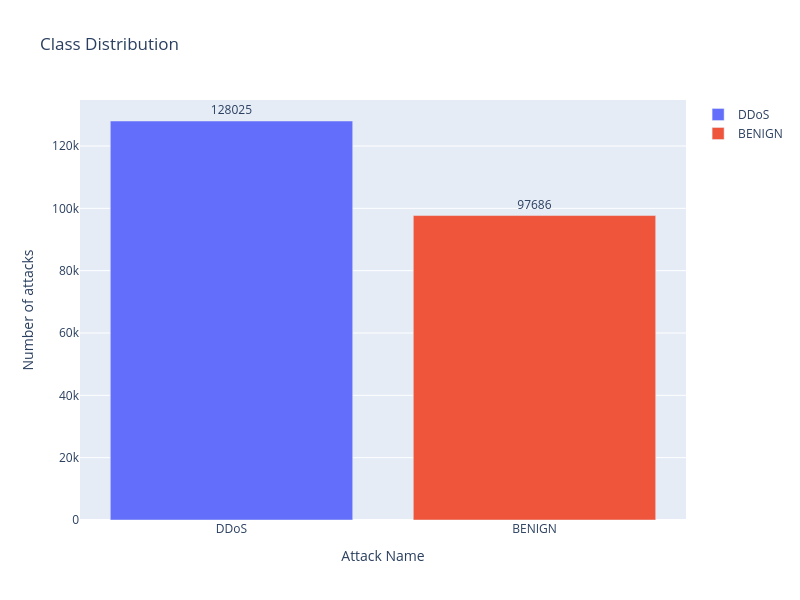

Notebook code for this chart:
### Markdown cell above
### Plot the orginal dataset distribution.

### Code cell
from plotly.offline import init_notebook_mode, iplot, plot
import plotly as py
import plotly.express as px
init_notebook_mode(connected=True)
import plotly.graph_objs as go

fig = go.Figure(data=[
    go.Bar(name='DDoS', 
           y=data[" Label"].value_counts().values[0:1],
           x=['DDoS'],
           text = data[" Label"].value_counts()[0:1],
           orientation='v',
           textposition='outside',),
    go.Bar(name='BENIGN', 
           y=data[" Label"].value_counts().values[1:2],
           x=['BENIGN'],
           text = data[" Label"].value_counts()[1:2],
           orientation='v',
           textposition='outside',)
])
# Change the bar mode
fig.update_layout(
                  width=800,
                  height=600,
                  title=f'Class Distribution',
                  yaxis_title='Number of attacks',
                  xaxis_title='Attack Name',)
iplot(fig)

### Figure 1 — Plotly figure (JSON) as saved in the notebook; plotly's stock layout.template omitted (floating-point values rounded to 4 significant figures)
{"data": [{"name": "DDoS", "orientation": "v", "text": [128025], "textposition": "outside", "type": "bar", "x": ["DDoS"], "y": [128025]}, {"name": "BENIGN", "orientation": "v", "text": [97686], "textposition": "outside", "type": "bar", "x": ["BENIGN"], "y": [97686]}], "layout": {"height": 600, "title": {"text": "Class Distribution"}, "width": 800, "xaxis": {"title": {"text": "Attack Name"}}, "yaxis": {"title": {"text": "Number of attacks"}}}}
